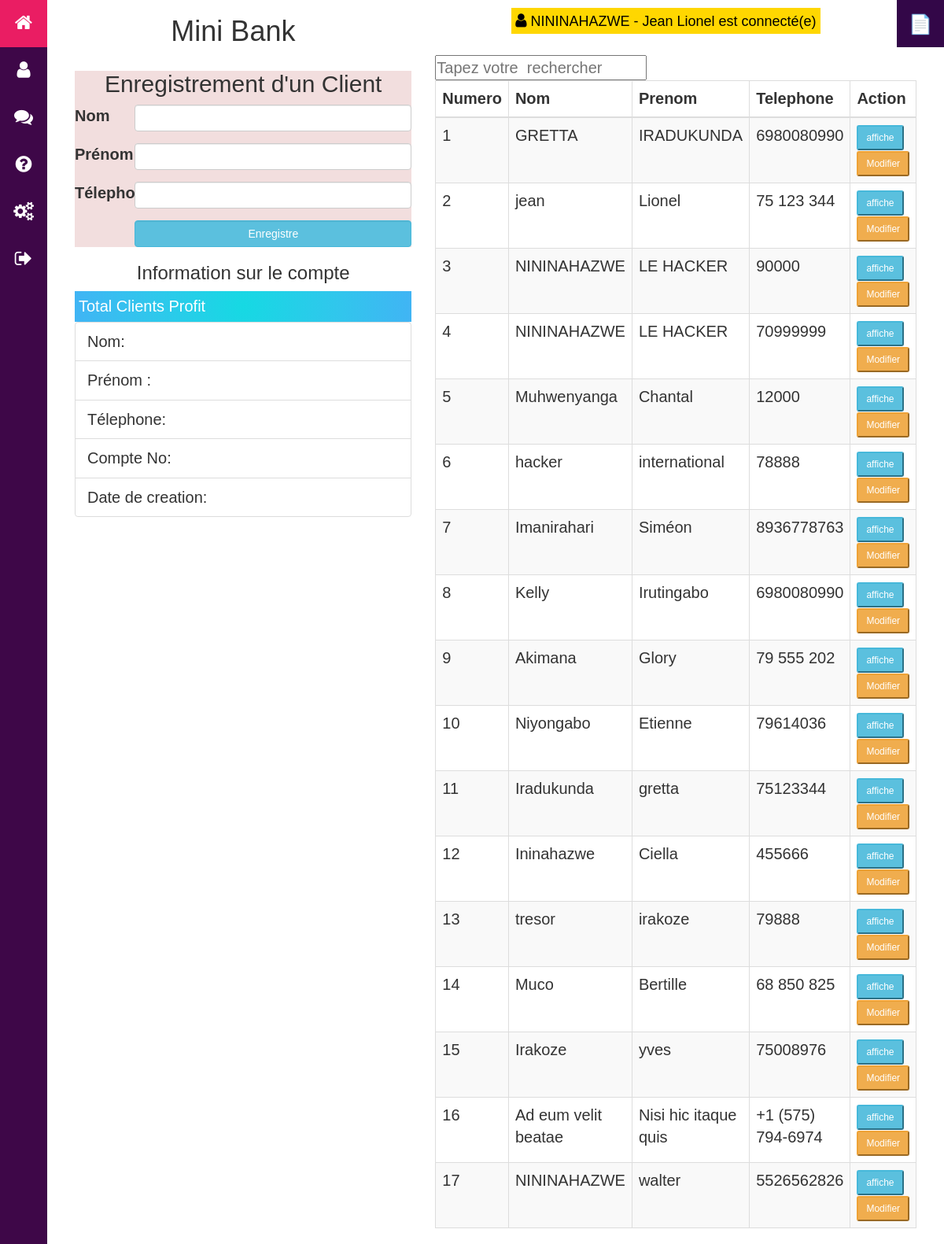
The app's page /public/index.php (signed in) with its own data.
### tables this page shows
CREATE TABLE `clients` (
  `id` int NOT NULL,
  `nom` varchar(255) NOT NULL,
  `prenom` varchar(255) NOT NULL,
  `compte_id` int DEFAULT NULL,
  `created` datetime NOT NULL DEFAULT CURRENT_TIMESTAMP,
  `telephone` varchar(255) DEFAULT NULL
);

### src/Db/Connection.php (called while the page is built, shortened)
<?php
class Connection {
    public $connection ;
    public function __construct()
    {
        if (!isset($this->connection)) {
            $this->connection = new PDO('mysql:dbname=ult_programation_web;host=localhost', 'admin', 'admin' , [
            PDO::ATTR_ERRMODE => PDO::ERRMODE_EXCEPTION
        ]);
        }
        return $this->connection;
    }
}

### src/Model/Table.php (called while the page is built, shortened)
<?php
abstract class Table{
    protected $pdo;
    protected $table = null;
    protected $class = null;
    public function __construct()
    {
        $pdo = new Connection();
        if($this->pdo === null){
            $this->pdo = $pdo->connection;
        }
    }
    public function all($order_by= 'ASC'): array
    {
        $sql = "SELECT * FROM {$this->table} ORDER BY id ".$order_by;
        return $this->pdo->query($sql,PDO::FETCH_CLASS,$this->class)->fetchAll();
    }
}

### src/Model/Classes/Client.php (called while the page is built, shortened)
<?php
class Client
{
    private $id;
    private $nom;
    private $prenom;
    private $telephone;
    private $compte_id;
    private $created;
    public function getId()
    {
        return $this->id;
    }
    public function getNom()
    {
        return $this->nom;
    }
    public function getPrenom()
    {
        return $this->prenom;
    }
    public function getTelephone()
    {
        return $this->telephone;
    }
    public function getCompteId()
    {
        return $this->compte_id;
    }
    public function getCreated()
    {
        return $this->created;
    }
}

### public/index.php (the view, shortened to what this page needs)
<?php
require_once('layout/_header.php');
$clienttable =  new ClientTable;
$clients = $clienttable->all();
?>
<div class="row">
	<div class="col-md-5">
		<?php require_once('layout/clients/_form.php'); ?>
		<div class="card">
			<div class="card-body">
				<div class="card-text"><h3 class="text-center">Information sur le compte</h3>
				</div>
				<div class="widget-content-wrapper text-white">
					<div class="widget-content-left">
						<div class="widget-subheading">Total Clients Profit</div>
					</div>
				</div>
				<ul class="list-group">
					<li class="list-group-item"><span>Nom:</span> <span class="info-nom info-client"></span></li>
					<li class="list-group-item"><span>Prénom :</span> <span class="info-prenom info-client"></span></li>
					<li class="list-group-item"><span>Télephone:</span> <span class="info-telephone info-client"></span></li>
					<li class="list-group-item"><span>Compte No:</span> <span class="info-compte info-client"></span></li>
					<li class="list-group-item"><span>Date de creation:</span> <span class="info-created info-client"></span></li>
				</ul>
			</div>
		</div>
	</div>
	<div class="col-md-7">
		<form action=""  method="get">
			<input type="text" name="search_key" value="<?= $_GET['search_key'] ?>" placeholder="Tapez votre  rechercher">
		</form>
		<table style="width: 100%;" id="example" class="table table-hover table-striped table-bordered table-responsive" role="grid" aria-describedby="example_info">
			<thead>
				<tr>
					<th>Numero</th>
					<th>Nom</th>
					<th>Prenom</th>
					<th>Telephone</th>
					<th>Action</th>
				</tr>
			</thead>
			<tbody>
				<?php $x = 0; foreach ($clients  as $client) : ?>
				<tr>
					<td><?= ++$x ?></td>
					<td>
						<?= $client->getNom() ?>
					</td>
					<td>
						<?= $client->getPrenom()  ?>
					</td>
					<td>
						<?= $client->getTelephone()  ?>
					</td>
					<td>
						<button onclick="load_client_info(<?= $client->getId()  ?> )" class="btn-sm btn-info">affiche</button>
						<button onclick="modifier('<?= $client->getID(); ?>','<?= $client->getNom(); ?>','<?= $client->getPrenom(); ?>','<?= $client->getTelephone()  ?>','<?= $client->getCompteId()  ?>', '<?= $client->getCreated()  ?>')" class="btn-sm btn-warning">Modifier</button>
					</td>
				</tr>
			<?php endforeach; ?>
		</tbody>
	</table>
</div>
</div>
<?php
require_once('layout/_footer.php');
?>

### public/layout/_header.php (shortened to what this page needs)
<!DOCTYPE html>
<html lang="en">
<head>
	<link rel="stylesheet" href="css/bootstrap.css">
	<link rel="stylesheet" href="https://stackpath.bootstrapcdn.com/font-awesome/4.7.0/css/font-awesome.min.css">
	<link rel="stylesheet" href="css/style.css">
	<link rel="stylesheet" href="css/style_client.css">
</head>
<body>
	<div class="navigation" onhover="toggleMenu()">
		<ul>
			<li>
				<a href="index.php">
					<span class="icon"><i class="fa fa-home"></i></span>
				</a>
			</li>
			<li>
				<a href="agent.php">
					<span class="icon"><i class="fa fa-user"></i></span>
				</a>
			</li>
			<li>
				<a href="operation.php">
					<span class="icon"><i class="fa fa-comments"></i></span>
				</a>
			</li>
			<li>
				<a href="help.php">
					<span class="icon"><i class="fa fa-question-circle"></i></span>
				</a>
			</li>
			<li>
				<a href="static.php">
					<span class="icon"><i class="fa fa-cogs"></i></i></span>
				</a>
			</li>
			<li>
				<a href="logout.php">
					<span class="icon"><i class="fa fa-sign-out"></i></span>
				</a>
			</li>
		</ul>
	</div>
	<div class="toggle" onclick="toggleMenu()">
	</div>
	<div class="section">
		<header class="h-titre" style="display: flex; justify-content: space-around;">
			<div>
				<h1>Mini Bank </h1>
			</div>
			<div>
				<h4 style="background: gold; color: #000; padding: 5px;">
					<span class="icon"><i class="fa fa-user"></i></span>
				<?= $_SESSION['user']['nom'] ?> - <?= $_SESSION['user']['prenom'] ?> est connecté(e)
			</h4>
			</div>
		</header>
		<div class="container-fluid">

### public/layout/clients/_form.php (shortened to what this page needs)
<div class="card bg-danger">
	<div class="card-body">
		<h2 class="card-title text-center">Enregistrement d'un Client</h2>
		<form action="" method="POST">
			<div class="row form-group">
				<div class="col-sm-2">
					<label for="">Nom</label>
				</div>
				<div class="col-sm-10">
					<input type="text" id="nom" name="nom" class="form-control">
				</div>
			</div>
			<div class="row form-group">
				<div class="col-sm-2">
					<label for="">Prénom</label>
				</div>
				<div class="col-sm-10">
					<input type="text" id="prenom" name="prenom" class="form-control">
				</div>
			</div>
			<div class="row form-group">
				<div class="col-sm-2">
					<label for="">Télephone</label>
				</div>
				<div class="col-sm-10">
					<input type="text" id="telephone" name="telephone" class="form-control">
				</div>
			</div>
			<div class="row form-group">
				<div class="col-sm-2">
				</div>
				<div class="col-sm-10">
					<input type="submit" id="valider" name="save_client" value="Enregistre" name="" class="form-control btn-info">
				</div>
			</div>
		</form>
	</div>
</div>

### public/layout/_footer.php (shortened to what this page needs)
</div>
	</div>
</body>
</html>

### public/css/style.css (style rules this page uses)
* { margin: 0; padding: 0; box-sizing: border-box; font-family: sans-serif; font-size: 20px; }
body { margin:0;; font-family: -apple-system,BlinkMacSystemFont,"Segoe UI",Roboto,"Helvetica Neue",Arial,"Noto Sans",sans-serif,"Apple Color Emoji","Segoe UI Emoji","Segoe UI Symbol","Noto Color Emoji" }
.navigation { position: fixed; top: 0; width: 60px; height: 100%; background: #3e0748; transition: 0.5s; overflow: hidden; }
.navigation ul { position: absolute; top: 0; left: 0; width: 100%; }
.navigation ul li { position: relative; width: 100%; list-style: none; }
.navigation ul li a { position: relative; display: block; width: 100%; display: flex; text-decoration: none; color: #fff; }
.navigation ul li a .icon { position: relative; display: block; min-width: 60px; height: 60px; line-height: 60px; text-align: center; }
.navigation ul li a .icon .fa { font-size: 24px; }
.toggle { position: absolute; top: 0; right: 0; width: 60px; height: 60px; background: #330748; cursor: pointer; }
.toggle:before { content:"📄"; font-family: fontAwesome; position: absolute; width: 100%; height: 100%; line-height: 60px; text-align: center; font-size: 24px; }
.section { padding-left: 80px; margin-right: 20px; transition: all .5s; }

### public/css/style_client.css (style rules this page uses)
.widget-content-wrapper { display: flex; justify-content: space-between; color: #fff; font-size: 2rem; padding: 5px; background-image: radial-gradient(circle 248px at center, #16d9e3 0%, #30c7ec 47%, #46aef7 100%) !important; }
li.list-group-item { display: flex; justify-content: space-around; }
.list-group-item span { width: 50%; }
.info-client { font-weight: bold; font-size: 20px; }

### records on screen
clients: nom "GRETTA", prenom "IRADUKUNDA", telephone "6980080990"
clients: nom "jean", prenom "Lionel", telephone "75 123 344"
clients: nom "NININAHAZWE", prenom "LE HACKER", telephone "90000"
clients: nom "NININAHAZWE", prenom "LE HACKER", telephone "70999999"
clients: nom "Muhwenyanga", prenom "Chantal", telephone "12000"
clients: nom "hacker", prenom "international", telephone "78888"
clients: nom "Imanirahari", prenom "Siméon", telephone "8936778763"
clients: nom "Kelly", prenom "Irutingabo", telephone "6980080990"
clients: nom "Akimana", prenom "Glory", telephone "79 555 202"
clients: nom "Niyongabo", prenom "Etienne", telephone "79614036"
clients: nom "Iradukunda", prenom "gretta", telephone "75123344"
clients: nom "Ininahazwe", prenom "Ciella", telephone "455666"
clients: nom "tresor", prenom "irakoze", telephone "79888"
clients: nom "Muco", prenom "Bertille", telephone "68 850 825"
clients: nom "Irakoze", prenom "yves", telephone "75008976"
clients: nom "Ad eum velit beatae", prenom "Nisi hic itaque quis", telephone "+1 (575) 794-6974"
clients: nom "NININAHAZWE", prenom "walter", telephone "5526562826"

### other values on screen
$_SESSION['user']['nom'] "NININAHAZWE"
$_SESSION['user']['prenom'] "Jean Lionel"
